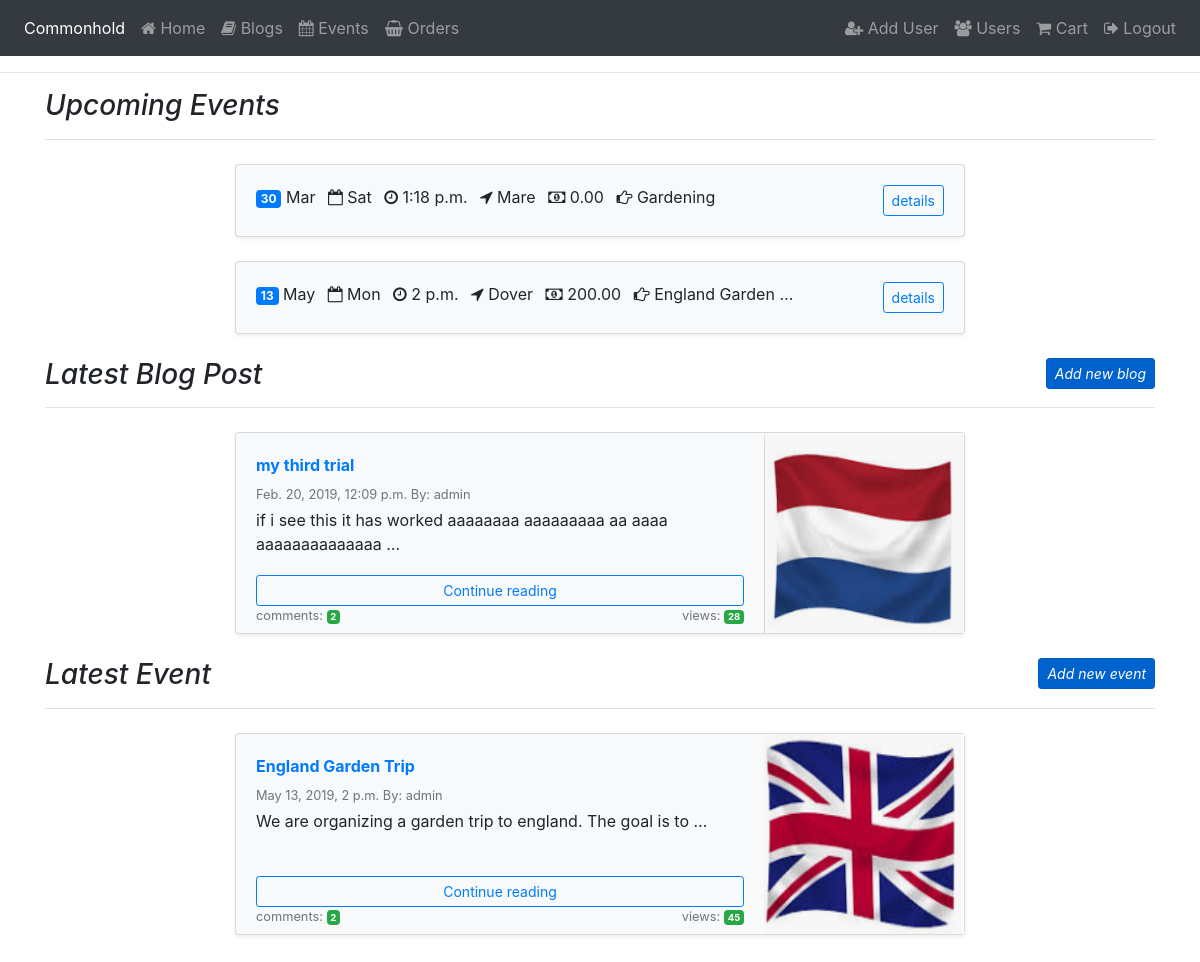
Screenshot of /accounts/overview/ (signed in) with the database file from the repository.
### events/models.py (models this page shows, shortened)
class Event(models.Model):
    author = models.ForeignKey(User, on_delete=models.CASCADE, related_name="event_author")
    title = models.CharField(max_length=200)
    details = models.TextField()
    location = models.CharField(max_length=200)
    views = models.IntegerField(default=0)
    price = models.DecimalField(max_digits=6, decimal_places=2)
    event_image = models.ImageField(upload_to="images", null=True, blank=True)
    scheduled_date_start = models.DateTimeField(blank=True, null=True)
    scheduled_date_end = models.DateTimeField(blank=True, null=True)
    published_date = models.DateTimeField(auto_now_add=True)

### blogs/models.py (models this page shows, shortened)
class Blog(models.Model):
    author = models.ForeignKey(User, on_delete=models.CASCADE, related_name="blog_author")
    title = models.CharField(max_length=200)
    content = models.TextField()
    published_date = models.DateTimeField(auto_now_add=True)
    views = models.IntegerField(default=0)
    blog_image = models.ImageField(upload_to="images", blank=True, null=True)

### accounts/views.py (the view)
@login_required
def overview(request):
    blogs = Blog.objects.filter(published_date__lte=timezone.now()).order_by('-published_date')[:1]
    events = Event.objects.filter(published_date__lte=timezone.now()).order_by('-published_date')[:1]
    upcoming_events = Event.objects.filter(scheduled_date_start__gte=timezone.now()).order_by('scheduled_date_start')[:4]
    blog_comments = BlogComment.objects.all()
    event_comments = EventComment.objects.all()
    return render(request, "overview.html", {'blogs': blogs, 'events': events,  'event_comments': event_comments, 'blog_comments': blog_comments, 'upcoming_events': upcoming_events })

### cart/contexts.py (called while the page is built)
def cart_contents(request):
    cart = request.session.get('cart', {})
    cart_items = []
    total = 0
    product_count = 0
    for id, quantity in cart.items():
        event = get_object_or_404(Event, pk=id)
        total += quantity * event.price
        product_count += quantity
        cart_items.append({'id':id, 'quantity': quantity, 'event': event})
    return { 'cart_items': cart_items, 'total': total,
        'product_count': product_count }

### accounts/templates/overview.html (shortened to what this page needs)
{% extends 'base.html' %}
{% block content %}
<div class="container">
    <h3 class="pb-3 mb-4 font-italic border-bottom">
      Upcoming Events
   </h3>
   <div class="row justify-content-center">
   <div class="col-md-8">
   {% for up in upcoming_events %}
         <div class="card flex-md-row mb-4 shadow-sm h-md-250 bg-light">
            <div class="card-body d-flex flex-column less-padding-bottom">
                <ul class="list-inline">
                    <li class="list-inline-item"><span class="badge badge-primary">{{up.scheduled_date_start|date:"d"}}</span> {{up.scheduled_date_start|date:"b"|title}}</li>
                    <li class="list-inline-item"><i class="fa fa-calendar-o" aria-hidden="true"></i> {{up.scheduled_date_start|date:"D"}}</li>
                    <li class="list-inline-item"><i class="fa fa-clock-o" aria-hidden="true"></i> {{up.scheduled_date_start|date:"P"}}</li>
                    <li class="list-inline-item"><i class="fa fa-location-arrow" aria-hidden="true"></i> {{up.location}}</li>
                    <li class="list-inline-item"><i class="fa fa-money" aria-hidden="true"></i> {{up.price}}</li>
                    <li class="list-inline-item"><i class="fa fa-hand-o-right"></i> {{up.title|truncatechars:16}}</li>
                    <li class="list-inline-item floatright"><a class="btn btn-outline-primary btn-sm" role="button" href="{% url 'event_detail' up.id %}">details</a></li>
                </ul>
            </div>
        </div>
   {% endfor %}
    </div>
   </div>
   <h3 class="pb-3 mb-4 font-italic border-bottom">
      Latest Blog Post <a href="{% url 'new_blog' %}" class="btn btn-primary btn-sm active floatright" role="button" aria-pressed="true">Add new blog</a>
   </h3>
   <div class="row justify-content-center">
      {% for blog in blogs %}
      <div class="col-md-8">
         <div class="card flex-md-row mb-4 shadow-sm h-md-250 bg-light">
            <div class="card-body d-flex flex-column less-padding-bottom">
                <strong class="d-inline-block mb-2 text-primary">{{blog.title}}</strong>
                <div class="mb-1 text-muted small">{{blog.published_date}} By: {{blog.author}} </div>
                <p class="card-text mb-auto">{{blog.content|truncatewords:12}}</p>
                <a class="btn btn-outline-primary btn-sm" role="button" href="{% url 'blog_detail' blog.id %}">Continue reading</a>
                <div class="mb-1 text-muted small">
                   <span>comments: </span><span class="badge badge-success">{{ blog.comment_blog.count }}</span>
                   <span class="floatright">views: <span class="badge badge-success">{{blog.views}}</span></span>
                </div>
            </div>
            <img class="card-img-right flex-auto d-none d-lg-block" alt="Thumbnail [200x250]" src="{{ MEDIA_URL }}{{ blog.blog_image }}" style="width: 200px; height: 200px;">
         </div>
      </div>
    {% endfor %}
   </div>
   <h3 class="pb-3 mb-4 font-italic border-bottom">
      Latest Event <a href="{% url 'new_event' %}" class="btn btn-primary btn-sm active floatright" role="button" aria-pressed="true">Add new event</a>
   </h3>
   <div class="row justify-content-center">
   {% for event in events %}
   <div class="col-md-8">
       <div class="card flex-md-row mb-4 shadow-sm h-md-250 bg-light">
           <div class="card-body d-flex flex-column less-padding-bottom">
               <strong class="d-inline-block mb-2 text-primary">{{event.title}}</strong>
               <div class="mb-1 text-muted small">{{event.scheduled_date_start}} By: {{event.author}} </div>
               <p class="card-text mb-auto">{{event.details|truncatewords:12}}</p>
               <a class="btn btn-outline-primary btn-sm" role="button" href="{% url 'event_detail' event.id %}">Continue reading</a>
               <div class="mb-1 text-muted small">
                   <span>comments: </span><span class="badge badge-success">{{ event.event_comment_id.count }}</span>
                   <span class="floatright">views: <span class="badge badge-success">{{event.views}}</span></span>
               </div>
           </div>
           <img class="card-img-right flex-auto d-none d-lg-block" alt="Thumbnail [200x250]" src="{{ MEDIA_URL }}{{ event.event_image }}" style="width: 200px; height: 200px;">
       </div>
   </div>
   {% endfor %}
</div>
<br>
{% endblock %}

### static/css/custom.css (style rules this page uses)
.less-padding-bottom { padding-bottom: 4px !important }
.floatright { float: right !important }
.card-text { word-wrap: break-word; }
.card { max-width: 100%; }

### rows the page displays
Event: scheduled_date_start "30", scheduled_date_start "Mar", scheduled_date_start "Sat", scheduled_date_start "1:18 p.m.", location "Mare", price "0.00", title "Gardening"
Event: scheduled_date_start "13", scheduled_date_start "May", scheduled_date_start "Mon", scheduled_date_start "2 p.m.", location "Dover", price "200.00", title "England Garden …", title "England Garden Trip", scheduled_date_start "May 13, 2019, 2 p.m.", author "admin", details "We are organizing a garden trip to england. The goal is to …", event_comment_id.count "2", views "45", event_image (picture)
Blog: title "my third trial", published_date "Feb. 20, 2019, 12:09 p.m.", author "admin", content "if i see this it has worked aaaaaaaa aaaaaaaaa aa aaaa aaaaaaaaaaaaaa …", comment_blog.count "2", views "28", blog_image (picture)
